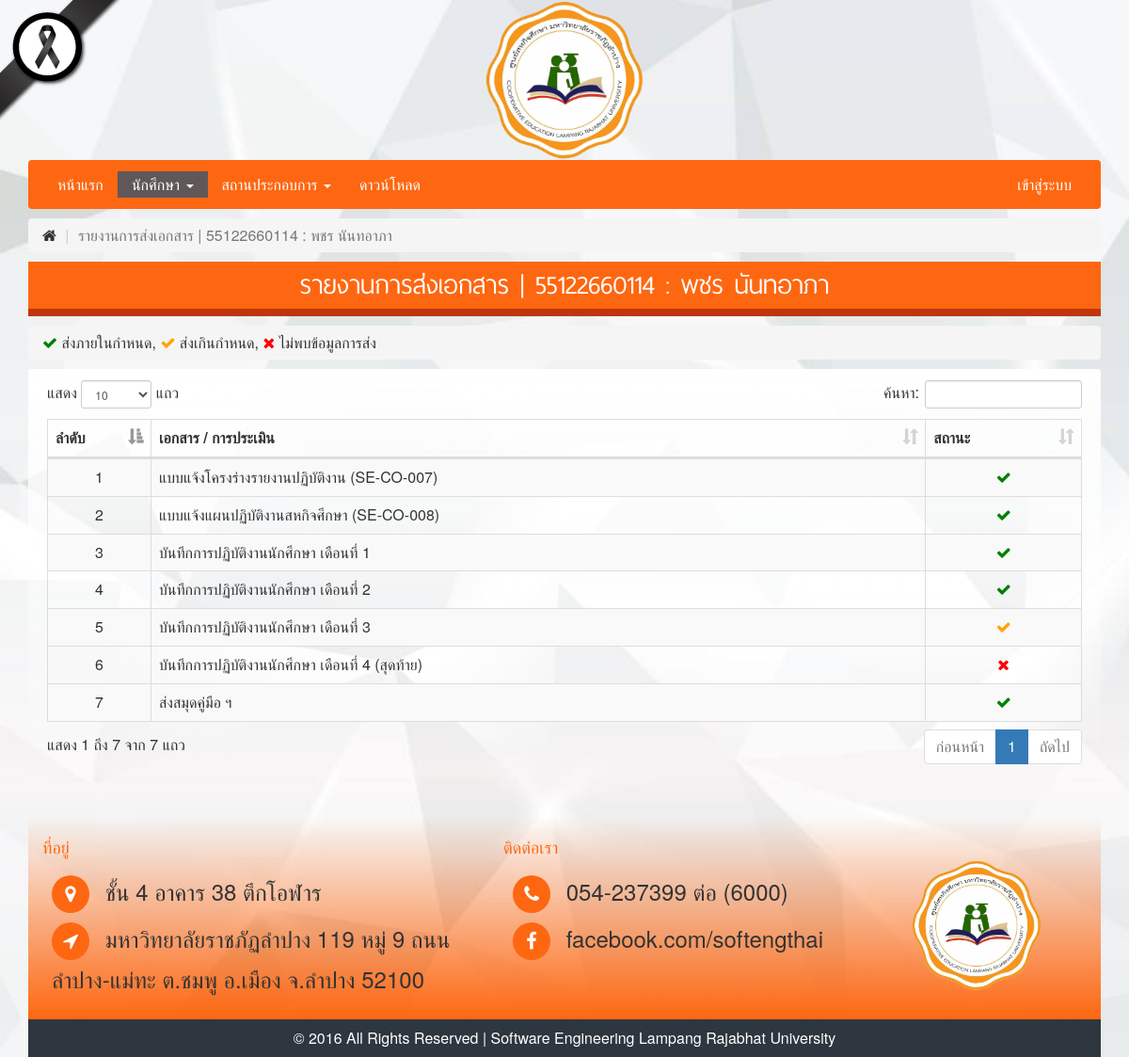
/report_doc_detail.php?page=student&stu_id=30, run on the app's committed database.
### tables this page shows
CREATE TABLE `tbl_document` (
  `id` int(11) NOT NULL,
  `doc_name` varchar(255) NOT NULL,
  `doc_file` varchar(100) NOT NULL,
  `doc_date` date NOT NULL,
  `upload_date` date NOT NULL,
  `doc_status` int(1) NOT NULL
);

CREATE TABLE `tbl_stu_send` (
  `id` int(11) NOT NULL,
  `stu_id` int(11) NOT NULL,
  `doc_id` int(11) NOT NULL,
  `send_date` date NOT NULL,
  `year_id` int(11) NOT NULL
);

### class/SQLiManager.php (called while the page is built, shortened)
<?php
if(class_exists('SQLiManager') === false)
{
	class SQLiManager{
		var $table;
		var $field;
		var $condition;
		public function SQLiManager()
		{
			$strHost = "localhost";
			$strUser = "root";
			$strPassword = "";
			$db = "col";
			$this->connect = mysqli_connect($strHost,$strUser,$strPassword,$db);
			$cs1 = "SET character_set_results=utf8";
			mysqli_query($this->connect,$cs1) or die('Error query: ' . mysqli_error($this->connect));
			$cs2 = "SET character_set_client = utf8";
			mysqli_query($this->connect,$cs2) or die('Error query: ' . mysqli_error($this->connect));
			$cs3 = "SET character_set_connection = utf8";
			mysqli_query($this->connect,$cs3) or die('Error query: ' . mysqli_error($this->connect));
			$this->field="*";
		}
		public function select()
		{
			$this->sql="SELECT $this->field FROM $this->table $this->condition";
			$result=mysqli_query($this->connect,$this->sql) or trigger_error(mysqli_error($this->connect),E_USER_ERROR);
			return $result;
		}
	}
}
?>

### report_doc_detail.php (the view, shortened to what this page needs)
<?php include("header.php");
$stu_id = $_GET["stu_id"];
$sql->table="tbl_authentication";
$sql->condition="WHERE id='$stu_id'";
$query = $sql->select();
$result = mysqli_fetch_assoc($query);
?>
<link rel="stylesheet" type="text/css" href="css/input-form-wizard.css">
<link rel="stylesheet" type="text/css" href="css/dataTables.bootstrap.min.css">
<link rel="stylesheet" type="text/css" href="css/responsive.bootstrap.min.css">
<div class="container">
	<div class="row">
		<div class="col-md-12">
			<ul class="breadcrumb">
				<li>
					<a href="index.php"><i class="fa fa-home"></i></a>
				</li>
				<li class="active">
					รายงานการส่งเอกสาร | <?php echo $result["username"]; ?> : <?php echo $result["name"]; ?>
				</li>
			</ul>
			<div class="search-section">
				<div class="title">
					รายงานการส่งเอกสาร | <?php echo $result["username"]; ?> : <?php echo $result["name"]; ?>
				</div>
			</div>
			<ul class="breadcrumb">
				<i class="fa fa-check check-green"></i> ส่งภายในกำหนด, <i class="fa fa-check check-orange"></i> ส่งเกินกำหนด, <i class="fa fa-times check-red"></i> ไม่พบข้อมูลการส่ง
			</ul>
			<div class="portlet light">
				<div class="table-responsive">
					<table class="table table-striped table-bordered dt-responsive nowrap" cellspacing="0" width="100%">
						<thead>
							<tr>
								<th width="10%">ลำดับ</th>
								<th width="75%">เอกสาร / การประเมิน</th>
								<th width="15%">สถานะ</th>
							</tr>
						</thead>
						<tbody>
							<?php
							$sql->table="tbl_document";
							$sql->condition="WHERE doc_date NOT LIKE '0000-00-00' ORDER By id ASC";
							$queryDoc = $sql->select();
							$num = 1;
							while($resultDoc = mysqli_fetch_assoc($queryDoc))
							{
								?>
								<tr>
									<td align="center"><?php echo $num; ?></td>
									<td><?php echo $resultDoc["doc_name"]; ?></td>
									<td align="center">
										<?php
										$sql->table="tbl_stu_send";
										$sql->condition="WHERE stu_id='$stu_id' and doc_id='{$resultDoc["id"]}'";
										$querySend = $sql->select();
										$numSend = mysqli_num_rows($querySend);
										if($numSend > 0)
										{
											$resultSend = mysqli_fetch_assoc($querySend);
											if($resultSend["send_date"] <= $resultDoc["doc_date"])
											{
												$class = "fa fa-check check-green";
											}
											else
											{
												$class = "fa fa-check check-orange";
											}
										}
										else
										{
											$class = "fa fa-times check-red";
										}
										?>
										<i class="<?php echo $class; ?>"></i>
									</td>
								</tr>
								<?php
								$num++;
							}
							?>
						</tbody>
					</table>
				</div>
			</div>
		</div>
	</div>
</div>
<?php include("footer.php"); ?>

### css/style.css (style rules this page uses)
body { color: #333; line-height: 20px; font-size: 16px; line-height: 20px; }
@media (min-width: 992px) { body { background-size: cover; background-image: url("../img/bg.png"); background-repeat: no-repeat; background-attachment: fixed; } }
a { color: #333; text-decoration: none; }
.search-section { margin: 0; }
.search-section .title { white-space: nowrap; text-overflow: ellipsis; overflow: hidden; text-align: center; padding: 15px; background-color: #fe6711; border-color: #fe6711; color: #FFF; font-family: "thaisans_neueregular"; font-size: 36px; margin-bottom: 10px; border-bottom: 8px solid #BF360C; }
.breadcrumb>li+li:before { padding: 0 5px; color: #ccc; content: "|"; }
.table-responsive { overflow-x: auto; overflow-y: hidden; border: 0px solid #ddd; }

### css/offcanvas.css (style rules this page uses)
html, body { overflow-x: hidden; }
body { padding-top: 20px; }

### css/loader.css (style rules this page uses)
body { padding: 0; margin: 0; }

### css/input-form-wizard.css (style rules this page uses)
.breadcrumb { margin-top: 10px; margin-bottom: 10px !important; }
.portlet.light { padding: 12px 20px 15px; background: linear-gradient(#fff, rgba(255, 193, 7, 0)); }
.portlet { margin-top: 0; margin-bottom: 25px; padding: 0; border-radius: 4px; }

### header.php (style rules this page uses)
.table>tbody>tr>td, .table>tbody>tr>th, .table>tfoot>tr>td, .table>tfoot>tr>th, .table>thead>tr>td, .table>thead>tr>th { vertical-align: middle; }

### report_doc_detail.php (style rules this page uses)
.check-green { color: green; }
.check-red { color: red; }
.check-orange { color: orange; }

### data on the page
tbl_document: doc_name "แบบแจ้งโครงร่างรายงานปฏิบัติงาน (SE-CO-007)"
tbl_document: doc_name "แบบแจ้งแผนปฏิบัติงานสหกิจศึกษา (SE-CO-008)"
tbl_document: doc_name "บันทึกการปฏิบัติงานนักศึกษา เดือนที่ 1"
tbl_document: doc_name "บันทึกการปฏิบัติงานนักศึกษา เดือนที่ 2"
tbl_document: doc_name "บันทึกการปฏิบัติงานนักศึกษา เดือนที่ 3"
tbl_document: doc_name "บันทึกการปฏิบัติงานนักศึกษา เดือนที่ 4 (สุดท้าย)"
tbl_document: doc_name "ส่งสมุดคู่มือ ฯ"

### other printed values
$result["username"] "55122660114"
$result["name"] "พชร นันทอาภา"
